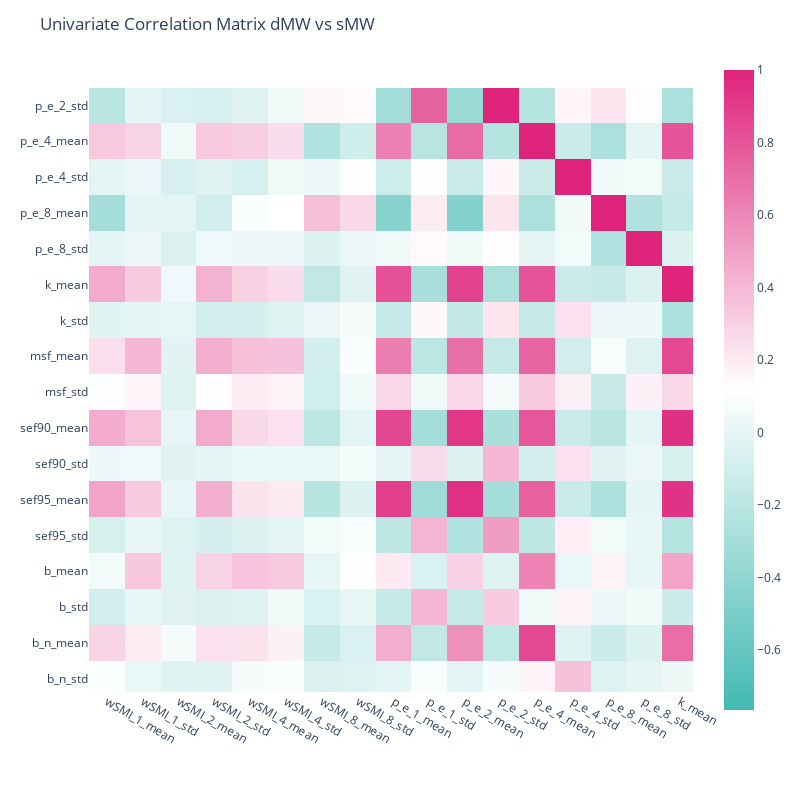

Notebook source saved alongside this figure:
### Code cell
fig = px.imshow(df_mw.drop('mind', axis =1 ).corr(),  color_continuous_scale=[(0,lblue), (0.5,'white'), (1,pink)] ,template = "plotly_white")

fig.update_layout(
    title= 'Univariate Correlation Matrix dMW vs sMW',
    autosize=False,
    width=800,
    height=800,
    yaxis = {
            'showticklabels': True,
            'tickmode': 'linear',
        },
    xaxis = {
            'showticklabels': True,
            'tickmode': 'linear',
        }
)
fig.show()

### Figure 1 — Plotly figure (JSON) as saved in the notebook; plotly's stock layout.template omitted (floating-point values rounded to 4 significant figures; data arrays with more than 128 entries replaced by an {"elided": "..."} marker saying what was removed)
{"data": [{"coloraxis": "coloraxis", "hovertemplate": "x: %{x}<br>y: %{y}<br>color: %{z}<extra></extra>", "name": "0", "type": "heatmap", "x": ["wSMI_1_mean", "wSMI_1_std", "wSMI_2_mean", "wSMI_2_std", "wSMI_4_mean", "wSMI_4_std", "wSMI_8_mean", "wSMI_8_std", "p_e_1_mean", "p_e_1_std", "p_e_2_mean", "p_e_2_std", "p_e_4_mean", "p_e_4_std", "p_e_8_mean", "p_e_8_std", "k_mean", "k_std", "msf_mean", "msf_std", "sef90_mean", "sef90_std", "sef95_mean", "sef95_std", "b_mean", "b_std", "b_n_mean", "b_n_std", "g_mean", "g_std", "g_n_mean", "g_n_std", "t_mean", "t_std", "t_n_mean", "t_n_std", "d_mean", "d_std", "d_n_mean", "d_n_std", "a_n_mean", "a_n_std", "a_mean", "a_std", "CNV_mean", "CNV_std", "P1_mean", "P1_std", "P3a_mean", "P3a_std", "P3b_mean", "P3b_std"], "xaxis": "x", "y": ["wSMI_1_mean", "wSMI_1_std", "wSMI_2_mean", "wSMI_2_std", "wSMI_4_mean", "wSMI_4_std", "wSMI_8_mean", "wSMI_8_std", "p_e_1_mean", "p_e_1_std", "p_e_2_mean", "p_e_2_std", "p_e_4_mean", "p_e_4_std", "p_e_8_mean", "p_e_8_std", "k_mean", "k_std", "msf_mean", "msf_std", "sef90_mean", "sef90_std", "sef95_mean", "sef95_std", "b_mean", "b_std", "b_n_mean", "b_n_std", "g_mean", "g_std", "g_n_mean", "g_n_std", "t_mean", "t_std", "t_n_mean", "t_n_std", "d_mean", "d_std", "d_n_mean", "d_n_std", "a_n_mean", "a_n_std", "a_mean", "a_std", "CNV_mean", "CNV_std", "P1_mean", "P1_std", "P3a_mean", "P3a_std", "P3b_mean", "P3b_std"], "yaxis": "y", "z": {"elided": "52x52 float values"}}], "layout": {"autosize": false, "coloraxis": {"colorscale": [[0, "#42B9B2"], [0.5, "white"], [1, "#DE237B"]]}, "height": 800, "margin": {"t": 60}, "title": {"text": "Univariate Correlation Matrix dMW vs sMW"}, "width": 800, "xaxis": {"anchor": "y", "autorange": false, "constrain": "domain", "domain": [0, 1], "range": [-0.5, 16.36], "scaleanchor": "y", "showticklabels": true, "tickmode": "linear", "type": "category"}, "yaxis": {"anchor": "x", "autorange": false, "constrain": "domain", "domain": [0.04242, 0.9576], "range": [27.37, 10.52], "showticklabels": true, "tickmode": "linear", "type": "category"}}}
